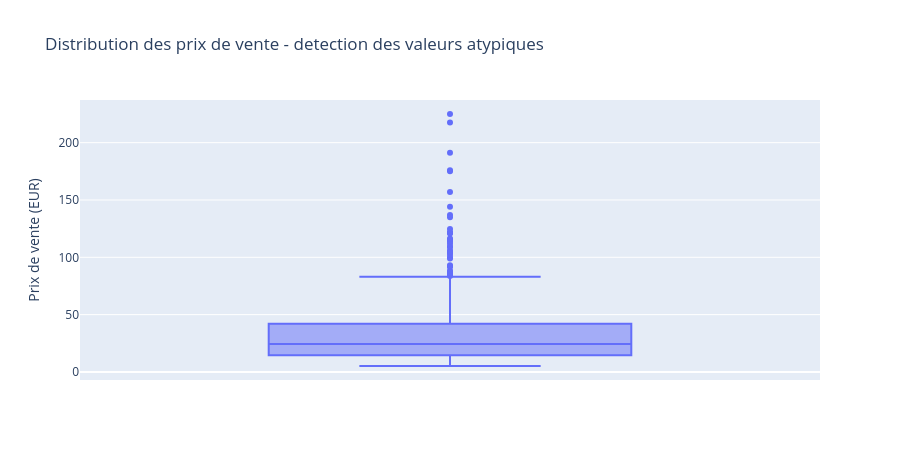

The cell this chart's notebook holds for it:
### Markdown cell above
## Phase II.4 - Valeurs aberrantes dans les prix

Objectif : extraire les prix atypiques et les représenter avec un boxplot.

La conclusion distingue deux cas : les prix nuls ou négatifs sont des erreurs probables, tandis que les prix très élevés peuvent correspondre à des produits premium et nécessitent une validation métier.

### Code cell
# M08.4 - Phase II.4 : valeurs aberrantes dans les prix
# Objectif : afficher les outliers prix et conclure sur les erreurs probables.

if "valid_price_dataset" not in globals():
    valid_price_dataset = df_final.loc[df_final["price"].notna() & (df_final["price"] > 0)].copy()
    price_q1 = valid_price_dataset["price"].quantile(0.25)
    price_q3 = valid_price_dataset["price"].quantile(0.75)
    price_iqr = price_q3 - price_q1
    price_lower_bound = price_q1 - 1.5 * price_iqr
    price_upper_bound = price_q3 + 1.5 * price_iqr
    price_mean = valid_price_dataset["price"].mean()
    price_std = valid_price_dataset["price"].std()
    valid_price_dataset["price_zscore"] = 0 if price_std == 0 else (valid_price_dataset["price"] - price_mean) / price_std
    price_outliers_iqr = valid_price_dataset.loc[(valid_price_dataset["price"] < price_lower_bound) | (valid_price_dataset["price"] > price_upper_bound)].copy()

outlier_columns = [
    column for column in ["product_id", "post_title", "product_type", "price", "purchase_price", "marge_unitaire", "price_zscore"]
    if column in valid_price_dataset.columns
]

print("=== Phase II.4 - Valeurs aberrantes prix selon IQR ===")
display(price_outliers_iqr[outlier_columns].sort_values("price", ascending=False).head(20))
print("Conclusion prix : les prix invalides sont des erreurs probables ; les prix eleves detectes par IQR/Z-score doivent etre valides avec le metier car ils peuvent correspondre a des references premium.")

fig_price_box = px.box(
    valid_price_dataset,
    y="price",
    points="outliers",
    title="Distribution des prix de vente - detection des valeurs atypiques",
    labels={"price": "Prix de vente (EUR)"},
)
fig_price_box.update_layout(height=460, showlegend=False)
fig_price_box.show()
fig_price_box.write_html(output_dataviz_dir / "boxplot_prix.html", include_plotlyjs="cdn")

### Figure 1 — Plotly figure (JSON) as saved in the notebook; plotly's stock layout.template omitted (floating-point values rounded to 4 significant figures; data arrays with more than 128 entries replaced by an {"elided": "..."} marker saying what was removed)
{"data": [{"alignmentgroup": "True", "boxpoints": "outliers", "hovertemplate": "Prix de vente (EUR)=%{y}<extra></extra>", "legendgroup": "", "marker": {"color": "#636efa"}, "name": "", "notched": false, "offsetgroup": "", "orientation": "v", "showlegend": false, "type": "box", "x0": " ", "xaxis": "x", "y": {"elided": "822 float values"}, "y0": " ", "yaxis": "y"}], "layout": {"boxmode": "group", "height": 460, "legend": {"tracegroupgap": 0}, "showlegend": false, "title": {"text": "Distribution des prix de vente - detection des valeurs atypiques"}, "xaxis": {"anchor": "y", "domain": [0, 1]}, "yaxis": {"anchor": "x", "domain": [0, 1], "title": {"text": "Prix de vente (EUR)"}}}}
